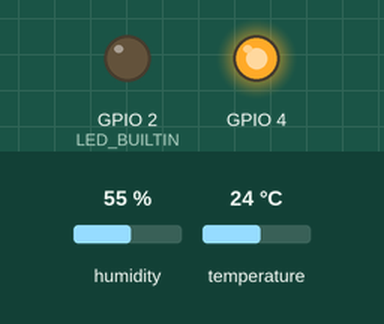
Recording of a sketch running on a simulated ESP32. On the bench: output pins drawn as LEDs (lit = HIGH). Inputs (shaded band) come from the test bench; at power-on: humidity 55 %, temperature 24 °C. WiFi joins after 1.5 s; servers stay silent unless stated; what the sketch prints to the serial monitor is not drawn.

Above: at 1.7 s.
At 7.0 s:
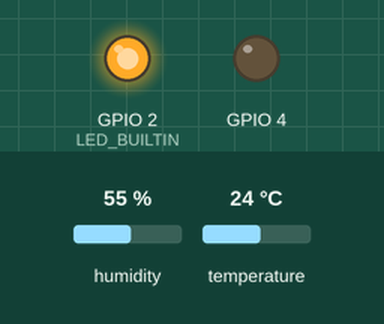
Timing chart, 0 to 15.2 s (numbered marks = the images above):
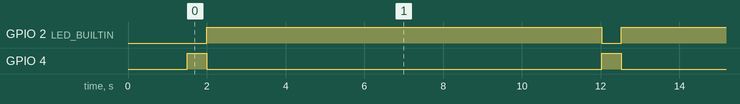

The sketch:

app.ino
```cpp
#include <Arduino.h>
#include <DHT.h>
#include <Adafruit_Sensor.h>
#include "ESPAsyncWebServer.h"
#include "WiFi.h"

#define INPUTPIN 27
#define DHTTYPE DHT11

const char *ssid = "CellSpot_2.4GHz_DF28";
const char *password = "Wrobeltoziomal";
const long interval = 10000;

const char index_html[] PROGMEM = R"rawliteral(
<!DOCTYPE HTML>
<html>
  <head>
    <meta name="viewport" content="width=device-width, initial-scale=1">
    <link rel="stylesheet" href="https://use.fontawesome.com/releases/v5.7.2/css/all.css" integrity="sha384-fnmOCqbTlWIlj8LyTjo7mOUStjsKC4pOpQbqyi7RrhN7udi9RwhKkMHpvLbHG9Sr" crossorigin="anonymous">
    <style>
      html {
        font-family: Arial;
        display: inline-block;
        margin: 0px auto;
        text-align: center;
      }
      h2 { font-size: 3.0rem; }
      p { font-size: 3.0rem; }
      .units { font-size: 1.2rem; }
      .ds-labels {
      font-size: 1.5rem;
      vertical-align:middle;
      padding-bottom: 15px;
      }
    </style>
  </head>
  <body>
    <h2>ESP8266 Server</h2>
    <p>
      <i class="fas fa-thermometer-half" style="color:#059e8a;"></i>
      <span class="ds-labels">Temperature</span>
      <span id="temperature">%TEMPERATURE%</span>
      <sup class="units">&deg;C</sup>
    </p>
    <p>
      <i class="fas fa-tint" style="color:#00add6;"></i>
      <span class="dht-labels">Humidity</span>
      <span id="humidity">%HUMIDITY%</span>
      <sup class="units">%</sup>
    </p>
  </body>
  <script>
    setInterval(function ( ) {
      var xhttp = new XMLHttpRequest();
      xhttp.onreadystatechange = function() {
        if (this.readyState == 4 && this.status == 200) {
          document.getElementById("temperature").innerHTML = this.responseText;
        }
      };
      xhttp.open("GET", "/temperature", true);
      xhttp.send();
    }, 10000);
    setInterval(function ( ) {
      var xhttp = new XMLHttpRequest();
      xhttp.onreadystatechange = function() {
        if (this.readyState == 4 && this.status == 200) {
          document.getElementById("humidity").innerHTML = this.responseText;
        }
      };
      xhttp.open("GET", "/humidity", true);
      xhttp.send();
    }, 10000 ) ;
  </script>
</html>
)rawliteral";

DHT dht(INPUTPIN, DHTTYPE);

AsyncWebServer server(80);

String readTemperature()
{
    float temperature = 0.0;
    temperature = dht.readTemperature();

    if (isnan(temperature))
    {
        Serial.println("Failed to read from sensor!");
        return "--";
    }
    else
    {
        Serial.print("Temperature: ");
        Serial.println(temperature);
    }
    return String(temperature);
}

String readHumidity()
{
    float humidity = 0.0;
    humidity = dht.readHumidity();

    if (isnan(humidity))
    {
        Serial.println("Failed to read from sensor!");
        return "--";
    }
    else
    {
        Serial.print("Humidity: ");
        Serial.println(humidity);
    }
    return String(humidity);
}

String processor(const String &var)
{
    if (var == "TEMPERATURE")
    {
        return readTemperature();
    }
    else if (var == "HUMIDITY")
    {
        return readHumidity();
    }
    return String();
}

void setup()
{
    pinMode(LED_BUILTIN, OUTPUT);
    pinMode(4, OUTPUT);
    Serial.begin(115200);
    dht.begin();
    WiFi.begin(ssid, password);
    Serial.println("Connecting to WiFi");
    while (WiFi.status() != WL_CONNECTED)
    {
        delay(500);
        Serial.print(".");
    }
    Serial.println();
    Serial.println(WiFi.localIP());

    server.on("/", HTTP_GET, [](AsyncWebServerRequest *request) {
        request->send_P(200, "text/html", index_html, processor);
    });
    server.on("/temperature", HTTP_GET, [](AsyncWebServerRequest *request) {
        request->send_P(200, "text/plain", readTemperature().c_str());
    });
    server.on("/humidity", HTTP_GET, [](AsyncWebServerRequest *request) {
        request->send_P(200, "text/plain", readHumidity().c_str());
    });
    server.begin();
}

void loop()
{
    digitalWrite(LED_BUILTIN, LOW);
    digitalWrite(4, HIGH);
    delay(500);
    digitalWrite(LED_BUILTIN, HIGH);
    digitalWrite(4, LOW);
    String temperature = readTemperature();
    String humidity = readHumidity();
    delay(interval);
}
```

Measured:
- by itself, GPIO 2 (LED_BUILTIN): alternates HIGH for 10.0 s and LOW for 0.50 s
- by itself, GPIO 4: alternates HIGH for 0.50 s and LOW for 10.0 s
